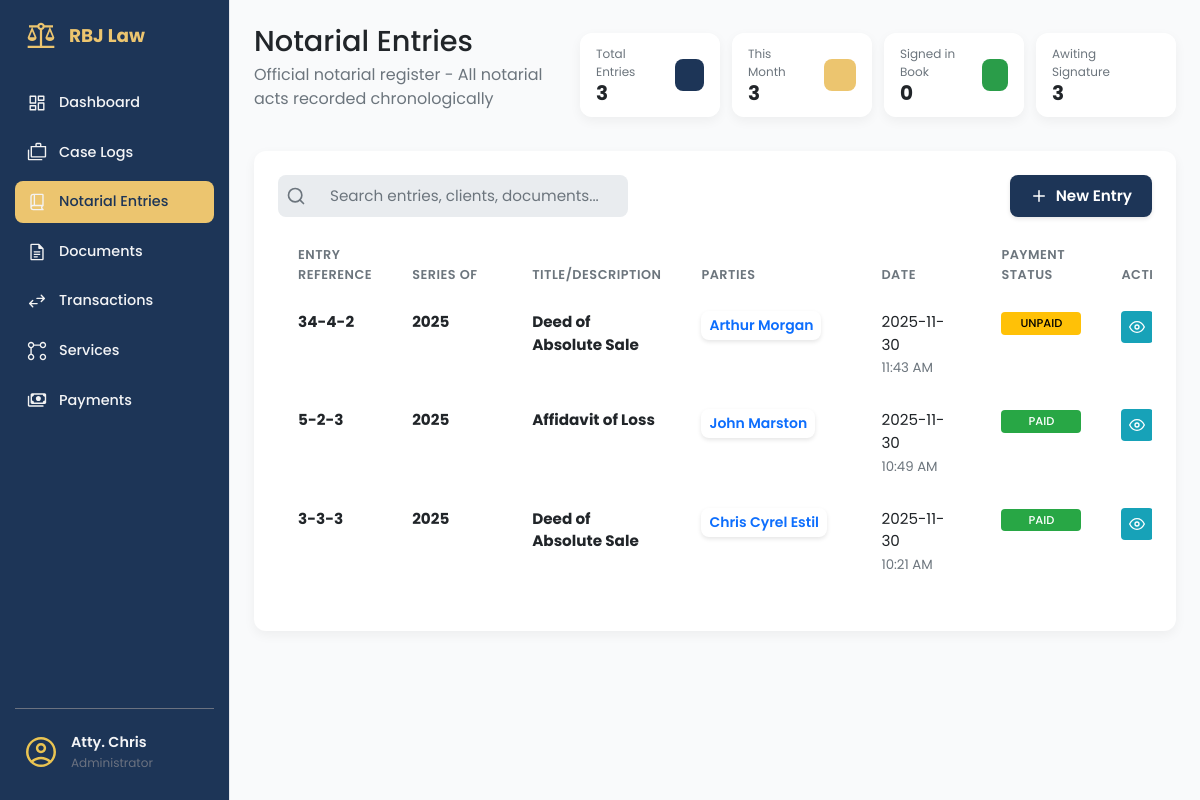
/notarial-entries/ (signed in), run on the app's committed database.
### app/models/notarial_entry_mdl.py (models this page shows, shortened)
class NotarialEntry(db.Model):
    __tablename__ = 'notarial_entries'
    id = db.Column(db.Integer, primary_key=True)
    not_entry_num = db.Column(db.String(255), nullable=False)
    not_page_num = db.Column(db.String(255), nullable=False)
    not_book_num = db.Column(db.String(255), nullable=False)
    not_series = db.Column(db.Integer, nullable=False)
    not_title = db.Column(db.String(255), nullable=False)
    not_date = db.Column(db.DateTime, nullable=False, default=datetime.utcnow)
    not_type_act = db.Column(db.String(255), nullable=False)
    not_fee = db.Column(Numeric(10, 2), nullable=False)
    not_fee_or = db.Column(db.String(255), nullable=True)
    not_other_place = db.Column(db.String(255), nullable=True)
    not_comp_evidence_id = db.Column(db.String(150), nullable=True)
    transaction_item_id = db.Column(db.Integer, db.ForeignKey('transaction_items.id'), nullable=True)
    transaction_status = db.Column(db.String(50), default='no_transaction')  # no_transaction, unpaid, paid
    transaction_item = db.relationship('TransactionItem',
                                     foreign_keys=[transaction_item_id],
                                     backref='notary_entries',
                                     lazy=True)
    @property
    def has_transaction(self):
        return self.transaction_item_id is not None
    @property
    def is_paid(self):
        return self.transaction_status == 'paid'

class NotarialEntryParty(db.Model):
    __tablename__ = 'notarial_entry_parties'
    id = db.Column(db.Integer, primary_key=True)
    notarial_entry_id = db.Column(db.Integer, db.ForeignKey('notarial_entries.id'), nullable=False)
    party_name = db.Column(db.String(150), nullable=False)
    party_address = db.Column(db.String(150), nullable=False)
    party_id_type = db.Column(db.String(50), nullable=True) # e.g., Passport, Drivers License
    party_id_number = db.Column(db.String(50), nullable=True)
    party_id_expiry = db.Column(db.Date, nullable=True)
    notarial_entry = db.relationship('NotarialEntry', backref='parties', lazy=True)

### app/routes/notarial_entries_routes.py (the view)
@notarial_entries_bp.route('/')
@login_required
def notarial_entries_page():
    entries = NotarialEntryService.get_all_entries()
    return render_template('notarial_entries.html', entries=entries, now=datetime.utcnow())

### app/services/notarial_entry_service.py (called while the page is built)
    @staticmethod
    def get_all_entries():
        return NotarialEntry.query.options(
            joinedload(NotarialEntry.parties),
            joinedload(NotarialEntry.witnesses)
        ).order_by(NotarialEntry.not_date.desc()).all() # Line 20 or similar

### app/templates/notarial_entries.html (shortened to what this page needs)
{% extends 'base.html' %}
{% block content %}
<main class="dashboard-content">
    <header class="dashboard-header">
        <div>
            <h1>Notarial Entries </h1>
            <p>Official notarial register - All notarial acts recorded chronologically</p>
        </div>
        <div style="display: flex; gap: 12px;">
            <div class="data-card data-card--sm">
                <div class="data-card__info">
                    <span class="data-card__title">Total Entries</span>
                    <span class="data-card__value">{{ entries|length }}</span>
                </div>
                <div class="data-card__icon data-card__icon--blue"></div>
            </div>
            <div class="data-card data-card--sm">
                <div class="data-card__info">
                    <span class="data-card__title">This Month</span>
                    <span class="data-card__value">
                        {% set current_month = [] %}
                        {{ current_month|length }}
                    </span>
                </div>
                <div class="data-card__icon data-card__icon--gold"></div>
            </div>
            <div class="data-card data-card--sm">
                <div class="data-card__info">
                    <span class="data-card__title">Signed in Book</span>
                    <span class="data-card__value">
                        {% set signed_count = [] %}
                        {{ signed_count|length }}
                    </span>
                </div>
                <div class="data-card__icon data-card__icon--green"></div>
            </div>
            <div class="data-card data-card--sm">
                <div class="data-card__info">
                    <span class="data-card__title">Awiting Signature</span>
                    <span class="data-card__value">
                        {% set unsigned_count = [] %}
                        {{ unsigned_count|length }}
                    </span>
                </div>
                <div class="data-card__icon data-card__icon--purple"></div>
            </div>
        </div>
    </header>
    <section class="content-section">
        <div class="panel-card">
            <div class="dashboard-actions"
                style="display: flex; justify-content: space-between; flex-shrink: 0; gap: 50px;">
                <div class="search-bar">
                    <svg class="search-bar__icon" xmlns="http://www.w3.org/2000/svg" width="20" height="20"
                        viewBox="0 0 24 24" fill="none" stroke="currentColor" stroke-width="2" stroke-linecap="round"
                        stroke-linejoin="round">
                        <circle cx="11" cy="11" r="8"></circle>
                        <line x1="21" y1="21" x2="16.65" y2="16.65"></line>
                    </svg>
                    <input class="search-bar__input" type="text" placeholder="Search entries, clients, documents...">
                </div>
                <a href="#" class="btn btn-primary" data-bs-toggle="modal" data-bs-target="#entryModal">
                    <svg class="btn-icon-left" xmlns="http://www.w3.org/2000/svg" viewBox="0 0 24 24" fill="none"
                        stroke="currentColor" stroke-width="2" stroke-linecap="round" stroke-linejoin="round">
                        <line x1="12" y1="5" x2="12" y2="19"></line>
                        <line x1="5" y1="12" x2="19" y2="12"></line>
                    </svg>
                    New Entry
                </a>
            </div>
            <div class="table-wrapper">
                <table class="table document-table">
                    <colgroup>
                        <col class="short">
                        <col class="medium">
                        <col class="medium">
                        <col class="long">
                        <col class="medium">
                        <col class="short">
                        <col class="actions">
                    </colgroup>
                    <thead>
                        <tr>
                            <th data-sort-key="entry_ref">Entry Reference</th>
                            <th data-sort-key="series">Series Of</th>
                            <th data-sort-key="title">Title/Description</th>
                            <th data-sort-key="parties">Parties</th>
                            <th>Date</th>
                            <th>Payment Status</th>
                            <th>Actions</th>
                        </tr>
                    </thead>
                    <tbody>
                        {% for entry in entries %}
                        <tr>
                            <td>
                                <strong>{{ entry.not_book_num }}-{{ entry.not_page_num }}-{{ entry.not_entry_num
                                    }}</strong>
                            </td>
                            <td>
                                <strong>{{ entry.not_series }}</strong>
                            </td>
                            <td>
                                <strong>{{ entry.not_title }}</strong>
                            </td>
                            <td>
                                <div class="clickable-list">
                                    <button type="button" class="btn btn-sm btn-outline-primary view-parties-btn"
                                        data-bs-target="#partiesModal">
                                        {% for party in entry.parties %}
                                        {{ party.party_name }}{% if not loop.last %}, {% endif %}
                                        {% endfor %}
                                    </button>
                                </div>
                            </td>
                            <td>
                                <div>{{ entry.not_date.strftime('%Y-%m-%d') }}</div>
                                <small class="text-muted">{{ entry.not_date.strftime('%I:%M %p') }}</small>
                            </td>
                            <td>
                                {% if entry.is_paid %}
                                <span class="status-tag status-tag--signed">Paid</span>
                                {% else %}
                                <span class="status-tag status-tag--unsigned">Unpaid</span>
                                {% endif %}
                            </td>
                            <td>
                                <div class="action-buttons">
                                    <a href="{{ url_for('documents.notarial_entry_documents', entry_id=entry.id) }}"
                                        class="btn-action btn-action--info" title="View Details">
                                        <svg xmlns="http://www.w3.org/2000/svg" width="16" height="16"
                                            viewBox="0 0 24 24" fill="none" stroke="currentColor" stroke-width="2"
                                            stroke-linecap="round" stroke-linejoin="round">
                                            <path d="M1 12s4-8 11-8 11 8 11 8-4 8-11 8-11-8-11-8z"></path>
                                            <circle cx="12" cy="12" r="3"></circle>
                                        </svg>
                                    </a>
                                </div>
                            </td>
                        </tr>
                        {% endfor %}
                    </tbody>
                </table>
            </div>
        </div>
    </section>
</main>
{% endblock content %}

### app/static/css/main.css (style rules this page uses)
.status-tag { display: inline-block; padding: 4px 10px; border-radius: 20px; font-size: 0.75rem; font-weight: 600; text-transform: uppercase; }

### app/static/css/components/sidebar.css (style rules this page uses)
:root { --sidebar-width: 230px; --color-royal-blue: #1D3557; --color-gold: #ecc56f; --color-text-dark: #374151; --color-text-gray: #6b7280; --color-bg-white: #ffffff; --color-hover-gray: #f3f4f6; }
body { min-height: 100vh; background-color: #f9fafb; margin: 0; }

### app/static/css/base/_variable.css (style rules this page uses)
:root { --color-bg-primary: #F4F4F4; --color-bg-secondary: #FFFFFF; --color-bg-search: #E9ECEF; --color-text-primary: #212529; --color-text-secondary: #6C757D; --color-text-white: #FFFFFF; --color-card-blue: #1D3557; --color-card-gold: #ecc56f; --color-card-green: #2A9D49; --shadow-light: 0 4px 12px rgba(0, 0, 0, 0.05); --border-radius-m: 12px; --border-radius-s: 8px; }

### app/static/css/components/_dashboard.css (style rules this page uses)
.dashboard-content { padding: 24px; }
.dashboard-header { display: flex; justify-content: space-between; align-items: center; margin-bottom: 24px; border-bottom: 1px solid var(--color-border-light); }
.dashboard-header h1 { margin: 0; font-size: 1.8rem; color: var(--color-text-primary); }
.dashboard-header p { margin-top: 4px; color: var(--color-text-secondary); }
.panel-card { background-color: var(--color-bg-secondary); padding: 24px; border-radius: var(--border-radius-m); box-shadow: var(--shadow-light); }
body { background-color: var(--color-bg-primary); font-family: -apple-system, BlinkMacSystemFont, "Segoe UI", Roboto, Helvetica, Arial, sans-serif; }

### app/static/css/components/_data-card.css (style rules this page uses)
.data-card { display: flex; justify-content: space-between; align-items: center; background-color: var(--color-bg-secondary); padding: 24px; border-radius: var(--border-radius-m); box-shadow: var(--shadow-light); }
.data-card__info { display: flex; flex-direction: column; }
.data-card__title { font-size: 0.9rem; color: var(--color-text-secondary); margin-bottom: 4px; }
.data-card__value { font-size: 2rem; font-weight: 700; color: var(--color-text-primary); }
.data-card__icon { width: 48px; height: 48px; border-radius: var(--border-radius-s); }
.data-card--sm { padding: 12px 16px; min-width: 140px; gap: 12px; }
.data-card--sm .data-card__title { font-size: 0.75rem; margin-bottom: 0; }
.data-card--sm .data-card__value { font-size: 1.25rem; line-height: 1.2; }
.data-card--sm .data-card__icon { width: 32px; height: 32px; }
.data-card__icon--blue { background-color: var(--color-card-blue); }
.data-card__icon--gold { background-color: var(--color-card-gold); }
.data-card__icon--green { background-color: var(--color-card-green); }

### app/static/css/components/_search-bar.css (style rules this page uses)
.search-bar { display: flex; align-items: center; background-color: var(--color-bg-search); border-radius: var(--border-radius-s); padding-inline: 8px; max-width: 500px; }
.search-bar__icon { color: var(--color-text-secondary); margin-right: 8px; flex-shrink: 0; }
.search-bar__input { width: 100%; border: none; outline: none; background-color: transparent; font-size: 1rem; color: var(--color-text-primary); }
.search-bar__input::placeholder { color: var(--color-text-secondary); }

### app/static/css/components/_status-tag.css (style rules this page uses)
.status-tag { font-size: 0.8rem; font-weight: 600; padding: 4px 10px; border-radius: 20px; text-align: center; flex-shrink: 0; min-width: 80px; }

### app/static/css/components/_table.css (style rules this page uses)
.table { width: 100%; border-collapse: collapse; table-layout: auto; margin-top: 16px }
.table thead th { font-weight: 600; color: var(--color-text-secondary); text-transform: uppercase; text-align: left; font-size: 0.8rem; padding: 12px 20px; border-bottom: 1px solid var(--color-border-light); letter-spacing: 0.5px; position: sticky; top: 0; background-color: #fff; z-index: 2; }
.table tbody td { padding: 15px 20px; color: var(--color-text-primary); font-size: 0.95rem; border-bottom: 1px solid var(--color-border-subtle); word-break: break-word; }
.table tbody tr:last-child td { border-bottom: none; }
.table-wrapper { overflow-x: auto; width: 100%; max-height: 500px; overflow-y: auto; }
.table col.short { width: auto; min-width: 50px; text-align: center; }
.table col.medium { width: auto; min-width: 120px; }
.table col.long { width: auto; min-width: 180px; }
.table col.actions { width: auto; text-align: right; }
.search-bar { position: relative; display: flex; align-items: center; width: 350px; }
.search-bar__input { width: 100%; padding: 10px 10px 10px 16px; border: 1px solid var(--color-border-light); border-radius: 8px; font-size: 0.95rem; transition: border-color 0.2s; }
.table thead th[data-sort-key] { cursor: pointer; transition: background-color 0.1s ease; user-select: none; position: sticky; top: 0; }

### data on the page
NotarialEntry: not_book_num "34", not_page_num "4", not_entry_num "2", not_series "2025", not_title "Deed of Absolute Sale", not_date "2025-11-30", not_date "11:43 AM", transaction_status "UNPAID"
NotarialEntryParty: party_name "Arthur Morgan"
NotarialEntry: not_book_num "5", not_page_num "2", not_entry_num "3", not_series "2025", not_title "Affidavit of Loss", not_date "2025-11-30", not_date "10:49 AM", transaction_status "PAID"
NotarialEntryParty: party_name "John Marston"
NotarialEntry: not_book_num "3", not_page_num "3", not_entry_num "3", not_series "2025", not_title "Deed of Absolute Sale", not_date "2025-11-30", not_date "10:21 AM", transaction_status "PAID"
NotarialEntryParty: party_name "Chris Cyrel Estil"

### other printed values
{{ entries|length }} "3"
{{ current_month|length }} "3"
{{ signed_count|length }} "0"
{{ unsigned_count|length }} "3"
